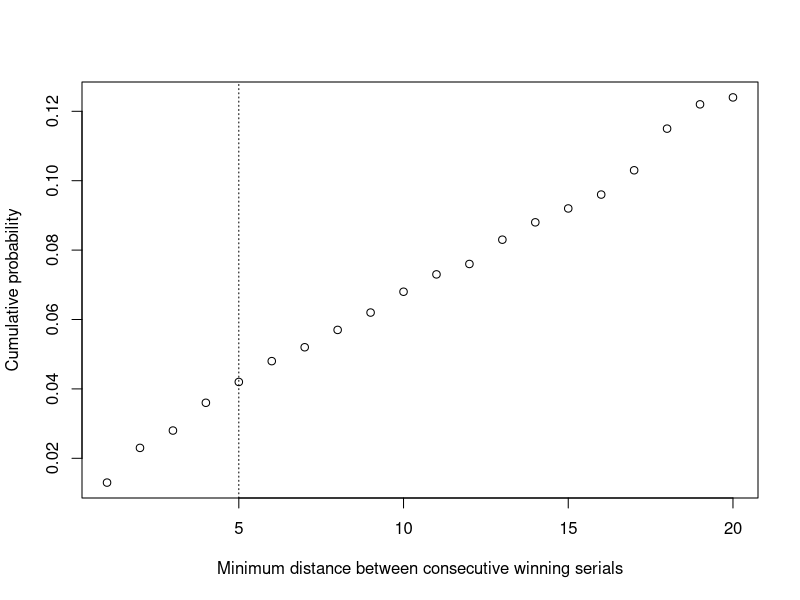
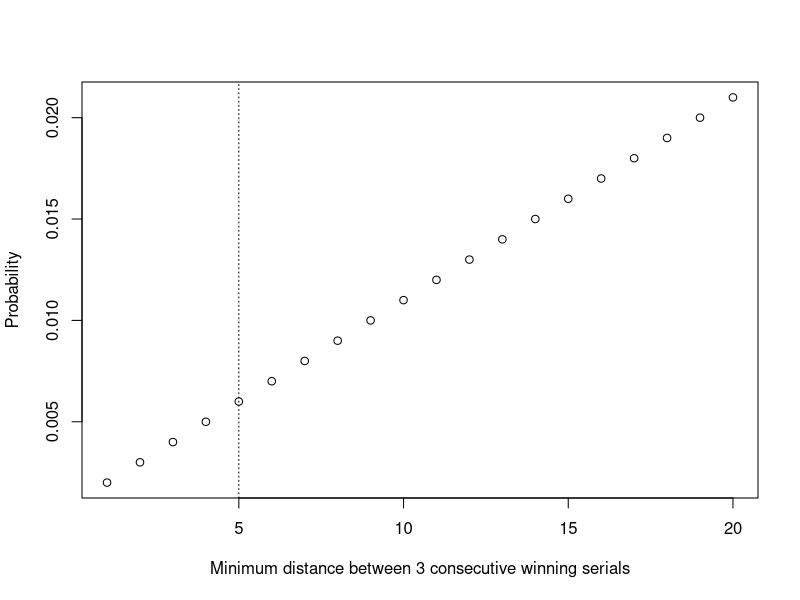

Recreate these plots in R, in order.
## ---- chunk 1
# Minimum distance between two lottery winning numbers, given
# that one extracts n winners out of a pool of N
mdist <- function(N=6e6, n=200) {
    w <- sort(sample(N,n))
    min(diff(w))
}
## ---- chunk 2
R <- 1000
md <- replicate(R,mdist())
## ---- chunk 3
# Probabilities that, under the null hypothesis,
# the minimum distance between two consecutive 
# extractions was exactly 1...50
u <- table(md)[1:20]/R
## ---- chunk 4
# Cumulative probability
cu <- cumsum(u)
plot(cu, 
     xlab="Minimum distance between consecutive winning serials",
     ylab="Cumulative probability")
abline(v=5, lty=3)
## ---- chunk 5

# Minimum distance between C CONSECUTIVE lottery winning numbers, given that
# one extracts n winners out of a pool of N
mdistC <- function(N=6e6, n=200, C=3) {
    w <- sort(sample(N,n))
    min(diff(w, lag=C-1))
}

R <- 1000
md3 <- replicate(R,mdistC(C=3))

u3 <- table(md3)[1:20]/R
cu3 <- cumsum(u3)

plot(cu3, 
     xlab="Minimum distance between 3 consecutive winning serials",
     ylab="Probability")

abline(v=5, lty=3)

